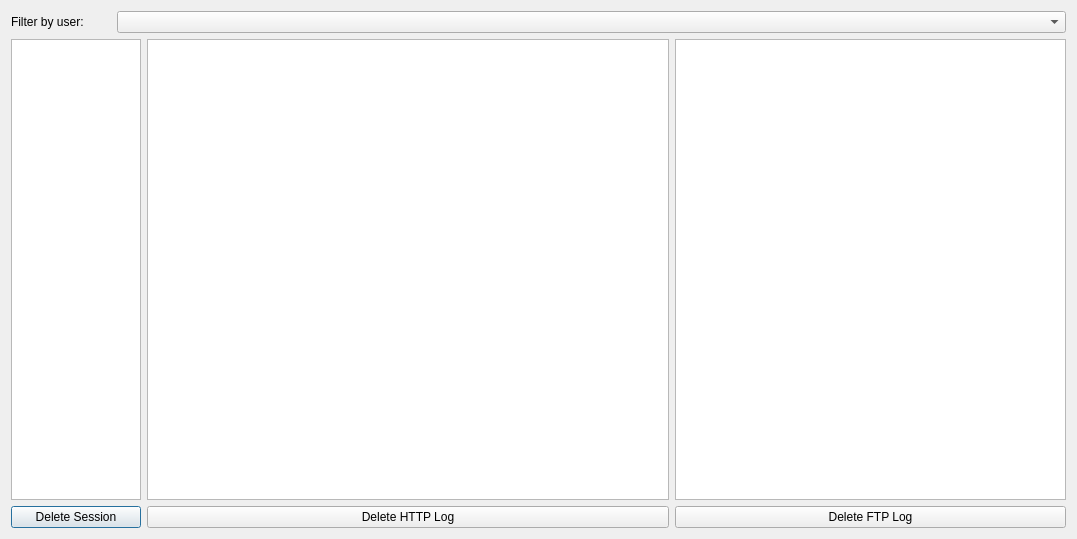
<?xml version="1.0" encoding="UTF-8"?>
<ui version="4.0">
 <class>WarningHostsDialog</class>
 <widget class="QDialog" name="WarningHostsDialog">
  <property name="geometry">
   <rect>
    <x>0</x>
    <y>0</y>
    <width>1077</width>
    <height>539</height>
   </rect>
  </property>
  <property name="windowTitle">
   <string>Manage Logs</string>
  </property>
  <layout class="QVBoxLayout" name="verticalLayout">
   <item>
    <layout class="QHBoxLayout" name="horizontalLayout_3">
     <item>
      <widget class="QLabel" name="label">
       <property name="maximumSize">
        <size>
         <width>100</width>
         <height>16777215</height>
        </size>
       </property>
       <property name="text">
        <string>Filter by user:</string>
       </property>
      </widget>
     </item>
     <item>
      <widget class="QComboBox" name="userComboBox"/>
     </item>
    </layout>
   </item>
   <item>
    <layout class="QHBoxLayout" name="horizontalLayout">
     <item>
      <widget class="QListWidget" name="sessionListWidget">
       <property name="sizePolicy">
        <sizepolicy hsizetype="Preferred" vsizetype="Expanding">
         <horstretch>1</horstretch>
         <verstretch>0</verstretch>
        </sizepolicy>
       </property>
      </widget>
     </item>
     <item>
      <widget class="QTableView" name="httpTableView">
       <property name="sizePolicy">
        <sizepolicy hsizetype="Preferred" vsizetype="Expanding">
         <horstretch>4</horstretch>
         <verstretch>0</verstretch>
        </sizepolicy>
       </property>
       <property name="selectionMode">
        <enum>QAbstractItemView::SingleSelection</enum>
       </property>
       <property name="selectionBehavior">
        <enum>QAbstractItemView::SelectRows</enum>
       </property>
       <attribute name="horizontalHeaderStretchLastSection">
        <bool>true</bool>
       </attribute>
      </widget>
     </item>
     <item>
      <widget class="QTableView" name="ftpTableView">
       <property name="sizePolicy">
        <sizepolicy hsizetype="Preferred" vsizetype="Expanding">
         <horstretch>3</horstretch>
         <verstretch>0</verstretch>
        </sizepolicy>
       </property>
       <property name="selectionMode">
        <enum>QAbstractItemView::SingleSelection</enum>
       </property>
       <property name="selectionBehavior">
        <enum>QAbstractItemView::SelectRows</enum>
       </property>
       <attribute name="horizontalHeaderStretchLastSection">
        <bool>true</bool>
       </attribute>
      </widget>
     </item>
    </layout>
   </item>
   <item>
    <layout class="QHBoxLayout" name="horizontalLayout_2">
     <item>
      <widget class="QPushButton" name="deleteSessionButton">
       <property name="sizePolicy">
        <sizepolicy hsizetype="Preferred" vsizetype="Fixed">
         <horstretch>1</horstretch>
         <verstretch>0</verstretch>
        </sizepolicy>
       </property>
       <property name="text">
        <string>Delete Session</string>
       </property>
      </widget>
     </item>
     <item>
      <widget class="QPushButton" name="deleteHttpButton">
       <property name="sizePolicy">
        <sizepolicy hsizetype="Preferred" vsizetype="Fixed">
         <horstretch>4</horstretch>
         <verstretch>0</verstretch>
        </sizepolicy>
       </property>
       <property name="text">
        <string>Delete HTTP Log</string>
       </property>
      </widget>
     </item>
     <item>
      <widget class="QPushButton" name="deleteFtpButton">
       <property name="sizePolicy">
        <sizepolicy hsizetype="Preferred" vsizetype="Fixed">
         <horstretch>3</horstretch>
         <verstretch>0</verstretch>
        </sizepolicy>
       </property>
       <property name="text">
        <string>Delete FTP Log</string>
       </property>
      </widget>
     </item>
    </layout>
   </item>
  </layout>
 </widget>
 <resources/>
 <connections/>
</ui>
